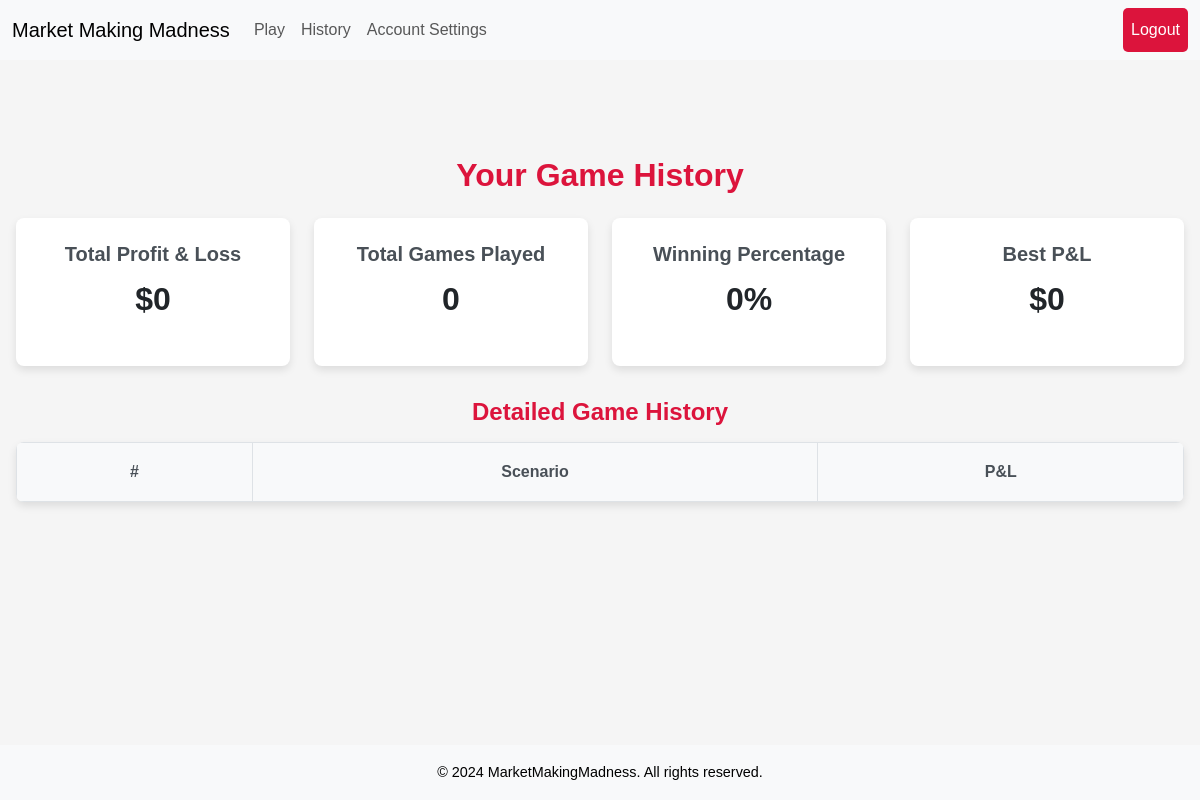
The app's page /history (signed in), older data.
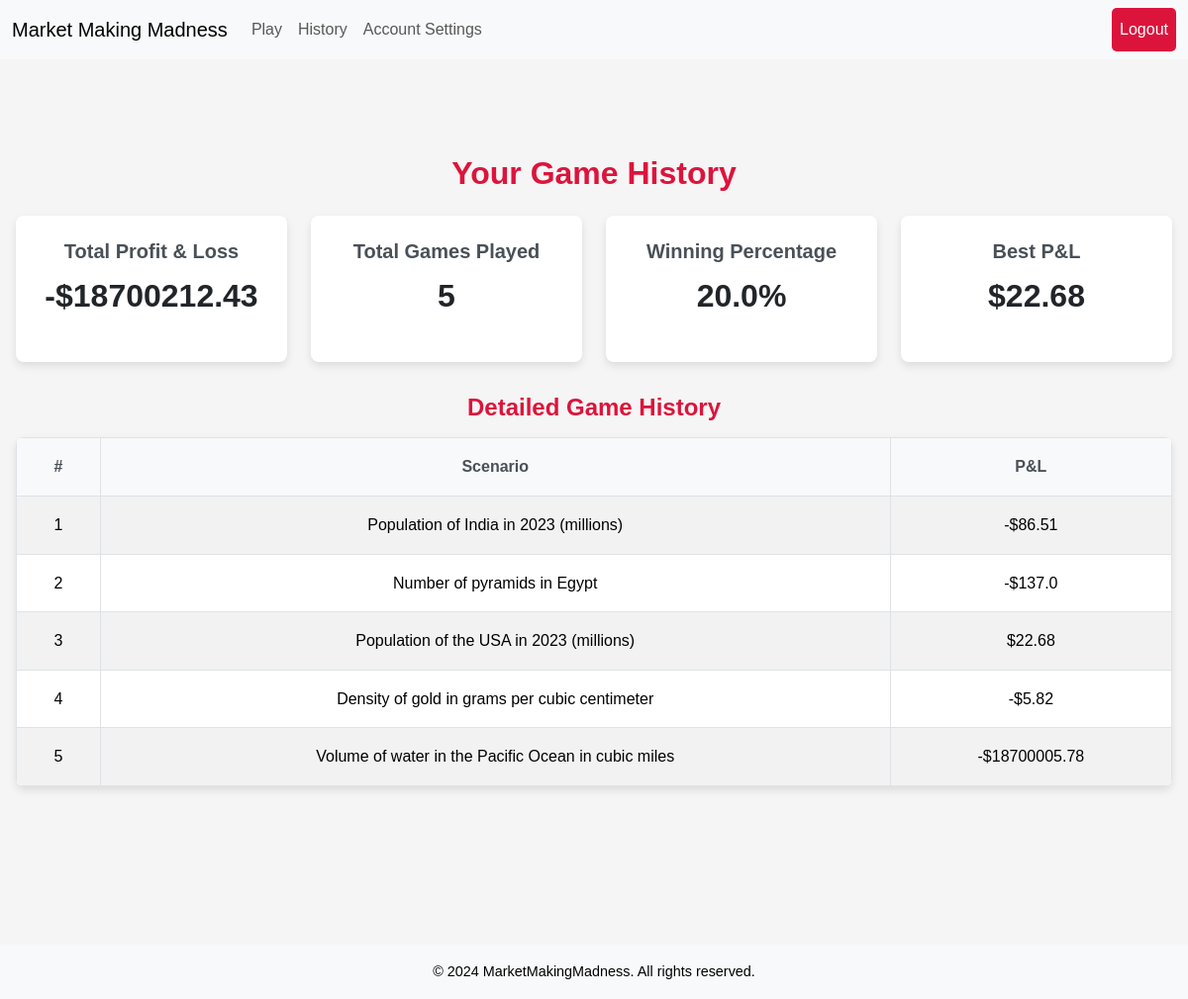
The same page, newer data.
### tables this page shows
CREATE TABLE game_results (
    id INTEGER PRIMARY KEY AUTOINCREMENT,
    user_id INTEGER NOT NULL,
    game_id INTEGER NOT NULL,
    scenario TEXT NOT NULL,
    pnl REAL NOT NULL,
    accuracy REAL NOT NULL,
    time_taken REAL NOT NULL,
    created_at TIMESTAMP DEFAULT CURRENT_TIMESTAMP
, trades_completed INTEGER DEFAULT 0);

### app.py (the view)
@app.route("/history")
@login_required
def history():
    user_id = session["user_id"]
    stats = db.execute("""
        SELECT
            IFNULL(SUM(pnl), 0) AS total_pnl,
            IFNULL(COUNT(id), 0) AS total_games,
            IFNULL(MAX(pnl), 0) AS best_pnl
        FROM game_results
        WHERE user_id = :user_id
    """, user_id=user_id)[0]
    total_games = stats["total_games"]
    total_wins = db.execute(
        "SELECT COUNT(id) FROM game_results WHERE user_id = :user_id AND pnl > 0", user_id=user_id)[0]["COUNT(id)"]
    winning_percentage = (total_wins / total_games * 100) if total_games > 0 else 0
    games = db.execute("""
        SELECT scenario, pnl
        FROM game_results
        WHERE user_id = :user_id
        ORDER BY created_at DESC
""", user_id=user_id)
    return render_template(
        "history.html",
        total_pnl=round(stats["total_pnl"], 2),
        total_games=total_games,
        best_pnl=stats["best_pnl"],
        winning_percentage=round(winning_percentage, 2),
        games=games
    )

### app.py (called while the page is built)
def login_required(f):
    @wraps(f)
    def decorated_function(*args, **kwargs):
        if session.get("user_id") is None:
            return redirect("/login")
        return f(*args, **kwargs)
    return decorated_function

@app.after_request
def after_request(response):
    response.headers["Cache-Control"] = "no-cache, no-store, must-revalidate"
    response.headers["Expires"] = 0
    response.headers["Pragma"] = "no-cache"
    return response

### templates/history.html (shortened to what this page needs)
{% extends "layout.html" %}
{% block styles %}
    <link rel="stylesheet" href="{{ url_for('static', filename='history.css') }}">
{% endblock %}
{% block main %}
    <div class="history-container">
        <section class="history-stats">
            <h1>Your Game History</h1>
            <div class="stats-grid">
                <div class="stat-card">
                    <h2>Total Profit & Loss</h2>
                    <p class="stat-value">
                        {% if total_pnl >= 0 %}
                            ${{ total_pnl | round(2) }}
                        {% else %}
                            -${{ total_pnl|abs | round(2) }}
                        {% endif %}</p>
                </div>
                <div class="stat-card">
                    <h2>Total Games Played</h2>
                    <p class="stat-value">{{ total_games }}</p>
                </div>
                <div class="stat-card">
                    <h2>Winning Percentage</h2>
                    <p class="stat-value">{{ winning_percentage }}%</p>
                </div>
                <div class="stat-card">
                    <h2>Best P&L</h2>
                    <p class="stat-value">{% if best_pnl >= 0 %}
                        ${{ best_pnl | round(2) }}
                    {% else %}
                        -${{ best_pnl|abs | round(2) }}
                    {% endif %}</p>
                </div>
            </div>
        </section>
        <section class="game-history">
            <h2>Detailed Game History</h2>
            <table class="table table-striped">
                <thead>
                    <tr>
                        <th>#</th>
                        <th>Scenario</th>
                        <th>P&L</th>
                    </tr>
                </thead>
                <tbody>
                    {% for game in games %}
                        <tr>
                            <td>{{ loop.index }}</td>
                            <td>{{ game.scenario }}</td>
                            <td>
                                {% if game.pnl >= 0 %}
                                    ${{ game.pnl | round(2) }}
                                {% else %}
                                    -${{ game.pnl|abs | round(2) }}
                                {% endif %}
                            </td>
                        </tr>
                    {% endfor %}
                </tbody>
            </table>
        </section>
    </div>
{% endblock %}

### templates/layout.html (shortened to what this page needs)
<!DOCTYPE html>
<html lang="en">
    <head>
        <link href="https://cdn.jsdelivr.net/npm/bootstrap@5.3.3/dist/css/bootstrap.min.css" rel="stylesheet">
        <link rel="stylesheet" href="{{ url_for('static', filename='static.css') }}">
        {% block styles %}{% endblock %}
    </head>
    <body>
        <nav class="navbar navbar-expand-lg navbar-light bg-light">
            <div class="container-fluid">
                <a class="navbar-brand" href="/">Market Making Madness</a>
                <div class="collapse navbar-collapse" id="navbarNav">
                    <ul class="navbar-nav me-auto">
                        {% if session["user_id"] %}
                            <li class="nav-item">
                                <a class="nav-link" href="/play">Play</a>
                            </li>
                            <li class="nav-item">
                                <a class="nav-link" href="/history">History</a>
                            </li>
                            <li class="nav-item">
                                <a class="nav-link" href="/settings">Account Settings</a>
                            </li>
                        {% endif %}
                    </ul>
                    <ul class="navbar-nav">
                        {% if session["user_id"] %}
                            <li class="nav-item">
                                <a class="nav-link btn btn-outline-danger" href="/logout">Logout</a>
                            </li>
                        {% endif %}
                    </ul>
                </div>
            </div>
        </nav>
        <main class="container py-5 text-center">
            {% block main %}{% endblock %}
        </main>
        <footer id="footer" class="footer bg-light text-center py-3 mt-5">
            <p class="mb-0">&copy; 2024 MarketMakingMadness. All rights reserved.</p>
        </footer>
    </body>
</html>

### static/static.css (style rules this page uses)
* { margin: 0; padding: 0; box-sizing: border-box; }
body { font-family: 'Arial', sans-serif; font-size: 16px; line-height: 1.6; color: #2C2C2C; background-color: #F5F5F5; }
html, body { height: 100%; margin: 0; display: flex; flex-direction: column; }
main { flex: 1; }
a { text-decoration: none; color: inherit; transition: color 0.2s ease; }
h1, h2, h3, h4, h5, h6 { margin-bottom: 1rem; font-weight: 600; color: #DC143C; }
.container { width: 100%; max-width: 1200px; margin: 0 auto; padding: 1rem; }
.text-center { text-align: center; }
.py-5 { padding: 3rem 0; }
.btn { display: inline-block; padding: 10px 20px; font-size: 1rem; font-weight: 500; text-align: center; color: #fff; background-color: #DC143C; border: none; border-radius: 5px; cursor: pointer; transition: background-color 0.2s ease; }
.footer { background-color: #2C2C2C; color: #F5F5F5; padding: 1rem; text-align: center; }
.footer p { margin: 0; font-size: 0.9rem; color: black; }

### static/history.css (style rules this page uses)
.history-container { max-width: 1200px; margin: 2rem auto; padding: 1rem; }
.history-stats { text-align: center; margin-bottom: 2rem; }
.history-stats h1 { font-size: 2rem; color: #DC143C; margin-bottom: 1.5rem; }
.stats-grid { display: grid; grid-template-columns: repeat(auto-fit, minmax(250px, 1fr)); gap: 1.5rem; }
.stat-card { background-color: #fff; border-radius: 8px; box-shadow: 0 4px 8px rgba(0, 0, 0, 0.1); text-align: center; padding: 1.5rem; }
.stat-card h2 { font-size: 1.25rem; color: #495057; margin-bottom: 0.5rem; }
.stat-card .stat-value { font-size: 2rem; font-weight: bold; color: #212529; }
.game-history { margin-top: 2rem; }
.game-history h2 { font-size: 1.5rem; color: #DC143C; margin-bottom: 1rem; }
.table { width: 100%; margin-bottom: 1rem; border-collapse: collapse; border-radius: 8px; overflow: hidden; box-shadow: 0 4px 8px rgba(0, 0, 0, 0.1); }
.table th, .table td { padding: 1rem; text-align: center; border: 1px solid #dee2e6; font-size: 1rem; }
.table th { background-color: #f8f9fa; color: #495057; }
.table-striped tbody tr:nth-of-type(odd) { background-color: #f8f9fa; }
.table-striped tbody tr:nth-of-type(even) { background-color: #ffffff; }

Row changes from the older to the newer data that the page shows:
added game_results: scenario "Population of India in 2023 (millions)", pnl|abs "86.51"
added game_results: scenario "Number of pyramids in Egypt", pnl|abs "137.0"
added game_results: scenario "Population of the USA in 2023 (millions)", pnl "22.68"
added game_results: scenario "Density of gold in grams per cubic centimeter", pnl|abs "5.82"
added game_results: scenario "Volume of water in the Pacific Ocean in cubic miles", pnl|abs "18700005.78"
Text that changed along with them:
{{ total_pnl|abs | round(2) }}: (not shown) → "18700212.43"
{{ total_games }}: "0" → "5"
{{ winning_percentage }}: "0" → "20.0"
{{ best_pnl | round(2) }}: "0" → "22.68"
{{ total_pnl | round(2) }}: "0" → (not shown)
